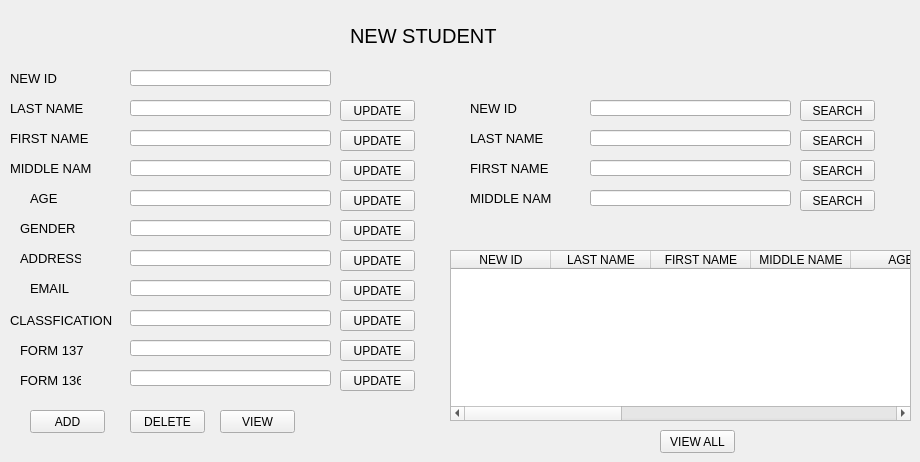
      <widget class="QWidget" name="NEW_STUDENT">
       <widget class="QLineEdit" name="lineEdit_63">
        <property name="geometry">
         <rect>
          <x>130</x>
          <y>340</y>
          <width>201</width>
          <height>16</height>
         </rect>
        </property>
       </widget>
       <widget class="QLineEdit" name="lineEdit_61">
        <property name="geometry">
         <rect>
          <x>130</x>
          <y>190</y>
          <width>201</width>
          <height>16</height>
         </rect>
        </property>
       </widget>
       <widget class="QLineEdit" name="lineEdit_56">
        <property name="geometry">
         <rect>
          <x>130</x>
          <y>160</y>
          <width>201</width>
          <height>16</height>
         </rect>
        </property>
       </widget>
       <widget class="QLabel" name="label_70">
        <property name="geometry">
         <rect>
          <x>10</x>
          <y>160</y>
          <width>81</width>
          <height>16</height>
         </rect>
        </property>
        <property name="font">
         <font>
          <pointsize>10</pointsize>
         </font>
        </property>
        <property name="text">
         <string>MIDDLE NAME</string>
        </property>
       </widget>
       <widget class="QLabel" name="label_67">
        <property name="geometry">
         <rect>
          <x>20</x>
          <y>340</y>
          <width>71</width>
          <height>21</height>
         </rect>
        </property>
        <property name="font">
         <font>
          <pointsize>10</pointsize>
         </font>
        </property>
        <property name="text">
         <string>FORM 137</string>
        </property>
       </widget>
       <widget class="QPushButton" name="pushButton_53">
        <property name="geometry">
         <rect>
          <x>220</x>
          <y>410</y>
          <width>75</width>
          <height>23</height>
         </rect>
        </property>
        <property name="styleSheet">
         <string notr="true">QPushButton{
	boarder-radius: 5px
}
QPushButton:hover{
	background-color: rgb(181, 181, 181);
}</string>
        </property>
        <property name="text">
         <string>VIEW</string>
        </property>
       </widget>
       <widget class="QPushButton" name="pushButton_52">
        <property name="geometry">
         <rect>
          <x>30</x>
          <y>410</y>
          <width>75</width>
          <height>23</height>
         </rect>
        </property>
        <property name="styleSheet">
         <string notr="true">QPushButton{
	boarder-radius: 5px
}
QPushButton:hover{
	background-color: rgb(181, 181, 181);
}</string>
        </property>
        <property name="text">
         <string>ADD</string>
        </property>
       </widget>
       <widget class="QLineEdit" name="lineEdit_57">
        <property name="geometry">
         <rect>
          <x>130</x>
          <y>100</y>
          <width>201</width>
          <height>16</height>
         </rect>
        </property>
       </widget>
       <widget class="QLineEdit" name="lineEdit_55">
        <property name="geometry">
         <rect>
          <x>130</x>
          <y>280</y>
          <width>201</width>
          <height>16</height>
         </rect>
        </property>
       </widget>
       <widget class="QLabel" name="label_72">
        <property name="geometry">
         <rect>
          <x>10</x>
          <y>100</y>
          <width>81</width>
          <height>16</height>
         </rect>
        </property>
        <property name="font">
         <font>
          <pointsize>10</pointsize>
         </font>
        </property>
        <property name="text">
         <string>LAST NAME</string>
        </property>
       </widget>
       <widget class="QLabel" name="label_66">
        <property name="geometry">
         <rect>
          <x>10</x>
          <y>310</y>
          <width>111</width>
          <height>21</height>
         </rect>
        </property>
        <property name="font">
         <font>
          <pointsize>10</pointsize>
         </font>
        </property>
        <property name="text">
         <string>CLASSFICATION</string>
        </property>
       </widget>
       <widget class="QLineEdit" name="lineEdit_62">
        <property name="geometry">
         <rect>
          <x>130</x>
          <y>130</y>
          <width>201</width>
          <height>16</height>
         </rect>
        </property>
       </widget>
       <widget class="QLineEdit" name="lineEdit_54">
        <property name="geometry">
         <rect>
          <x>130</x>
          <y>370</y>
          <width>201</width>
          <height>16</height>
         </rect>
        </property>
       </widget>
       <widget class="QLabel" name="label_73">
        <property name="geometry">
         <rect>
          <x>20</x>
          <y>370</y>
          <width>61</width>
          <height>21</height>
         </rect>
        </property>
        <property name="font">
         <font>
          <pointsize>10</pointsize>
         </font>
        </property>
        <property name="text">
         <string>FORM 136</string>
        </property>
       </widget>
       <widget class="QLabel" name="label_71">
        <property name="geometry">
         <rect>
          <x>10</x>
          <y>130</y>
          <width>81</width>
          <height>16</height>
         </rect>
        </property>
        <property name="font">
         <font>
          <pointsize>10</pointsize>
         </font>
        </property>
        <property name="text">
         <string>FIRST NAME</string>
        </property>
       </widget>
       <widget class="QLineEdit" name="lineEdit_58">
        <property name="geometry">
         <rect>
          <x>130</x>
          <y>310</y>
          <width>201</width>
          <height>16</height>
         </rect>
        </property>
       </widget>
       <widget class="QLabel" name="label_74">
        <property name="geometry">
         <rect>
          <x>20</x>
          <y>250</y>
          <width>61</width>
          <height>16</height>
         </rect>
        </property>
        <property name="font">
         <font>
          <pointsize>10</pointsize>
         </font>
        </property>
        <property name="text">
         <string>ADDRESS</string>
        </property>
       </widget>
       <widget class="QLineEdit" name="lineEdit_60">
        <property name="geometry">
         <rect>
          <x>130</x>
          <y>220</y>
          <width>201</width>
          <height>16</height>
         </rect>
        </property>
       </widget>
       <widget class="QLabel" name="label_65">
        <property name="geometry">
         <rect>
          <x>30</x>
          <y>280</y>
          <width>51</width>
          <height>16</height>
         </rect>
        </property>
        <property name="font">
         <font>
          <pointsize>10</pointsize>
         </font>
        </property>
        <property name="text">
         <string>EMAIL</string>
        </property>
       </widget>
       <widget class="QTableWidget" name="tableWidget_11">
        <property name="geometry">
         <rect>
          <x>450</x>
          <y>250</y>
          <width>461</width>
          <height>171</height>
         </rect>
        </property>
        <column>
         <property name="text">
          <string>NEW ID</string>
         </property>
        </column>
        <column>
         <property name="text">
          <string>LAST NAME</string>
         </property>
        </column>
        <column>
         <property name="text">
          <string>FIRST NAME</string>
         </property>
        </column>
        <column>
         <property name="text">
          <string>MIDDLE NAME</string>
         </property>
        </column>
        <column>
         <property name="text">
          <string>AGE</string>
         </property>
        </column>
        <column>
         <property name="text">
          <string>GENDER</string>
         </property>
        </column>
        <column>
         <property name="text">
          <string>ADDRESS</string>
         </property>
        </column>
        <column>
         <property name="text">
          <string>EMAIL</string>
         </property>
        </column>
        <column>
         <property name="text">
          <string>CLASSIFICATION</string>
         </property>
        </column>
        <column>
         <property name="text">
          <string>FORM 137</string>
         </property>
        </column>
        <column>
         <property name="text">
          <string>FORM 136</string>
         </property>
        </column>
       </widget>
       <widget class="QLabel" name="label_69">
        <property name="geometry">
         <rect>
          <x>30</x>
          <y>190</y>
          <width>81</width>
          <height>16</height>
         </rect>
        </property>
        <property name="font">
         <font>
          <pointsize>10</pointsize>
         </font>
        </property>
        <property name="text">
         <string>AGE</string>
        </property>
       </widget>
       <widget class="QLabel" name="label_68">
        <property name="geometry">
         <rect>
          <x>20</x>
          <y>220</y>
          <width>81</width>
          <height>16</height>
         </rect>
        </property>
        <property name="font">
         <font>
          <pointsize>10</pointsize>
         </font>
        </property>
        <property name="text">
         <string>GENDER</string>
        </property>
       </widget>
       <widget class="QLineEdit" name="lineEdit_59">
        <property name="geometry">
         <rect>
          <x>130</x>
          <y>250</y>
          <width>201</width>
          <height>16</height>
         </rect>
        </property>
       </widget>
       <widget class="QPushButton" name="pushButton_54">
        <property name="geometry">
         <rect>
          <x>130</x>
          <y>410</y>
          <width>75</width>
          <height>23</height>
         </rect>
        </property>
        <property name="styleSheet">
         <string notr="true">QPushButton{
	boarder-radius: 5px
}
QPushButton:hover{
	background-color: rgb(181, 181, 181);
}</string>
        </property>
        <property name="text">
         <string>DELETE</string>
        </property>
       </widget>
       <widget class="QPushButton" name="pushButton_55">
        <property name="geometry">
         <rect>
          <x>340</x>
          <y>100</y>
          <width>75</width>
          <height>21</height>
         </rect>
        </property>
        <property name="styleSheet">
         <string notr="true">QPushButton{
	boarder-radius: 5px
}
QPushButton:hover{
	background-color: rgb(181, 181, 181);
}</string>
        </property>
        <property name="text">
         <string>UPDATE</string>
        </property>
       </widget>
       <widget class="QPushButton" name="pushButton_56">
        <property name="geometry">
         <rect>
          <x>340</x>
          <y>130</y>
          <width>75</width>
          <height>21</height>
         </rect>
        </property>
        <property name="styleSheet">
         <string notr="true">QPushButton{
	boarder-radius: 5px
}
QPushButton:hover{
	background-color: rgb(181, 181, 181);
}</string>
        </property>
        <property name="text">
         <string>UPDATE</string>
        </property>
       </widget>
       <widget class="QPushButton" name="pushButton_57">
        <property name="geometry">
         <rect>
          <x>340</x>
          <y>160</y>
          <width>75</width>
          <height>21</height>
         </rect>
        </property>
        <property name="styleSheet">
         <string notr="true">QPushButton{
	boarder-radius: 5px
}
QPushButton:hover{
	background-color: rgb(181, 181, 181);
}</string>
        </property>
        <property name="text">
         <string>UPDATE</string>
        </property>
       </widget>
       <widget class="QPushButton" name="pushButton_58">
        <property name="geometry">
         <rect>
          <x>340</x>
          <y>190</y>
          <width>75</width>
          <height>21</height>
         </rect>
        </property>
        <property name="styleSheet">
         <string notr="true">QPushButton{
	boarder-radius: 5px
}
QPushButton:hover{
	background-color: rgb(181, 181, 181);
}</string>
        </property>
        <property name="text">
         <string>UPDATE</string>
        </property>
       </widget>
       <widget class="QPushButton" name="pushButton_59">
        <property name="geometry">
         <rect>
          <x>340</x>
          <y>220</y>
          <width>75</width>
          <height>21</height>
         </rect>
        </property>
        <property name="styleSheet">
         <string notr="true">QPushButton{
	boarder-radius: 5px
}
QPushButton:hover{
	background-color: rgb(181, 181, 181);
}</string>
        </property>
        <property name="text">
         <string>UPDATE</string>
        </property>
       </widget>
       <widget class="QPushButton" name="pushButton_60">
        <property name="geometry">
         <rect>
          <x>340</x>
          <y>250</y>
          <width>75</width>
          <height>21</height>
         </rect>
        </property>
        <property name="styleSheet">
         <string notr="true">QPushButton{
	boarder-radius: 5px
}
QPushButton:hover{
	background-color: rgb(181, 181, 181);
}</string>
        </property>
        <property name="text">
         <string>UPDATE</string>
        </property>
       </widget>
       <widget class="QPushButton" name="pushButton_61">
        <property name="geometry">
         <rect>
          <x>340</x>
          <y>280</y>
          <width>75</width>
          <height>21</height>
         </rect>
        </property>
        <property name="styleSheet">
         <string notr="true">QPushButton{
	boarder-radius: 5px
}
QPushButton:hover{
	background-color: rgb(181, 181, 181);
}</string>
        </property>
        <property name="text">
         <string>UPDATE</string>
        </property>
       </widget>
       <widget class="QPushButton" name="pushButton_62">
        <property name="geometry">
         <rect>
          <x>340</x>
          <y>310</y>
          <width>75</width>
          <height>21</height>
         </rect>
        </property>
        <property name="styleSheet">
         <string notr="true">QPushButton{
	boarder-radius: 5px
}
QPushButton:hover{
	background-color: rgb(181, 181, 181);
}</string>
        </property>
        <property name="text">
         <string>UPDATE</string>
        </property>
       </widget>
       <widget class="QPushButton" name="pushButton_63">
        <property name="geometry">
         <rect>
          <x>340</x>
          <y>340</y>
          <width>75</width>
          <height>21</height>
         </rect>
        </property>
        <property name="styleSheet">
         <string notr="true">QPushButton{
	boarder-radius: 5px
}
QPushButton:hover{
	background-color: rgb(181, 181, 181);
}</string>
        </property>
        <property name="text">
         <string>UPDATE</string>
        </property>
       </widget>
       <widget class="QPushButton" name="pushButton_64">
        <property name="geometry">
         <rect>
          <x>340</x>
          <y>370</y>
          <width>75</width>
          <height>21</height>
         </rect>
        </property>
        <property name="styleSheet">
         <string notr="true">QPushButton{
	boarder-radius: 5px
}
QPushButton:hover{
	background-color: rgb(181, 181, 181);
}</string>
        </property>
        <property name="text">
         <string>UPDATE</string>
        </property>
       </widget>
       <widget class="QLabel" name="label_75">
        <property name="geometry">
         <rect>
          <x>350</x>
          <y>20</y>
          <width>191</width>
          <height>31</height>
         </rect>
        </property>
        <property name="font">
         <font>
          <pointsize>15</pointsize>
         </font>
        </property>
        <property name="text">
         <string>NEW STUDENT</string>
        </property>
       </widget>
       <widget class="QPushButton" name="pushButton_83">
        <property name="geometry">
         <rect>
          <x>660</x>
          <y>430</y>
          <width>75</width>
          <height>23</height>
         </rect>
        </property>
        <property name="styleSheet">
         <string notr="true">QPushButton{
	boarder-radius: 5px
}
QPushButton:hover{
	background-color: rgb(181, 181, 181);
}</string>
        </property>
        <property name="text">
         <string>VIEW ALL</string>
        </property>
       </widget>
       <widget class="QPushButton" name="pushButton_84">
        <property name="geometry">
         <rect>
          <x>800</x>
          <y>100</y>
          <width>75</width>
          <height>21</height>
         </rect>
        </property>
        <property name="styleSheet">
         <string notr="true">QPushButton{
	boarder-radius: 5px
}
QPushButton:hover{
	background-color: rgb(181, 181, 181);
}</string>
        </property>
        <property name="text">
         <string>SEARCH</string>
        </property>
       </widget>
       <widget class="QLineEdit" name="lineEdit_74">
        <property name="geometry">
         <rect>
          <x>590</x>
          <y>100</y>
          <width>201</width>
          <height>16</height>
         </rect>
        </property>
       </widget>
       <widget class="QLabel" name="label_93">
        <property name="geometry">
         <rect>
          <x>470</x>
          <y>100</y>
          <width>81</width>
          <height>16</height>
         </rect>
        </property>
        <property name="font">
         <font>
          <pointsize>10</pointsize>
         </font>
        </property>
        <property name="text">
         <string>NEW ID</string>
        </property>
       </widget>
       <widget class="QLabel" name="label_94">
        <property name="geometry">
         <rect>
          <x>470</x>
          <y>130</y>
          <width>91</width>
          <height>16</height>
         </rect>
        </property>
        <property name="font">
         <font>
          <pointsize>10</pointsize>
         </font>
        </property>
        <property name="text">
         <string>LAST NAME</string>
        </property>
       </widget>
       <widget class="QLineEdit" name="lineEdit_75">
        <property name="geometry">
         <rect>
          <x>590</x>
          <y>130</y>
          <width>201</width>
          <height>16</height>
         </rect>
        </property>
       </widget>
       <widget class="QPushButton" name="pushButton_85">
        <property name="geometry">
         <rect>
          <x>800</x>
          <y>130</y>
          <width>75</width>
          <height>21</height>
         </rect>
        </property>
        <property name="styleSheet">
         <string notr="true">QPushButton{
	boarder-radius: 5px
}
QPushButton:hover{
	background-color: rgb(181, 181, 181);
}</string>
        </property>
        <property name="text">
         <string>SEARCH</string>
        </property>
       </widget>
       <widget class="QLineEdit" name="lineEdit_76">
        <property name="geometry">
         <rect>
          <x>130</x>
          <y>70</y>
          <width>201</width>
          <height>16</height>
         </rect>
        </property>
       </widget>
       <widget class="QLabel" name="label_95">
        <property name="geometry">
         <rect>
          <x>10</x>
          <y>70</y>
          <width>81</width>
          <height>16</height>
         </rect>
        </property>
        <property name="font">
         <font>
          <pointsize>10</pointsize>
         </font>
        </property>
        <property name="text">
         <string>NEW ID</string>
        </property>
       </widget>
       <widget class="QPushButton" name="pushButton_86">
        <property name="geometry">
         <rect>
          <x>800</x>
          <y>160</y>
          <width>75</width>
          <height>21</height>
         </rect>
        </property>
        <property name="styleSheet">
         <string notr="true">QPushButton{
	boarder-radius: 5px
}
QPushButton:hover{
	background-color: rgb(181, 181, 181);
}</string>
        </property>
        <property name="text">
         <string>SEARCH</string>
        </property>
       </widget>
       <widget class="QLabel" name="label_96">
        <property name="geometry">
         <rect>
          <x>470</x>
          <y>160</y>
          <width>91</width>
          <height>16</height>
         </rect>
        </property>
        <property name="font">
         <font>
          <pointsize>10</pointsize>
         </font>
        </property>
        <property name="text">
         <string>FIRST NAME</string>
        </property>
       </widget>
       <widget class="QLineEdit" name="lineEdit_77">
        <property name="geometry">
         <rect>
          <x>590</x>
          <y>160</y>
          <width>201</width>
          <height>16</height>
         </rect>
        </property>
       </widget>
       <widget class="QLineEdit" name="lineEdit_78">
        <property name="geometry">
         <rect>
          <x>590</x>
          <y>190</y>
          <width>201</width>
          <height>16</height>
         </rect>
        </property>
       </widget>
       <widget class="QLabel" name="label_97">
        <property name="geometry">
         <rect>
          <x>470</x>
          <y>190</y>
          <width>81</width>
          <height>16</height>
         </rect>
        </property>
        <property name="font">
         <font>
          <pointsize>10</pointsize>
         </font>
        </property>
        <property name="text">
         <string>MIDDLE NAME</string>
        </property>
       </widget>
       <widget class="QPushButton" name="pushButton_87">
        <property name="geometry">
         <rect>
          <x>800</x>
          <y>190</y>
          <width>75</width>
          <height>21</height>
         </rect>
        </property>
        <property name="styleSheet">
         <string notr="true">QPushButton{
	boarder-radius: 5px
}
QPushButton:hover{
	background-color: rgb(181, 181, 181);
}</string>
        </property>
        <property name="text">
         <string>SEARCH</string>
        </property>
       </widget>
      </widget>
